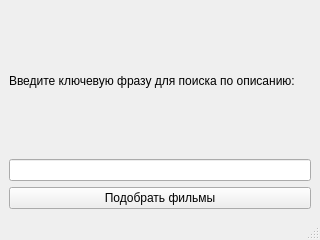
<?xml version="1.0" encoding="UTF-8"?>
<ui version="4.0">
 <class>MainWindow</class>
 <widget class="QMainWindow" name="MainWindow">
  <property name="geometry">
   <rect>
    <x>0</x>
    <y>0</y>
    <width>320</width>
    <height>240</height>
   </rect>
  </property>
  <property name="windowTitle">
   <string>Выбор по описанию</string>
  </property>
  <widget class="QWidget" name="centralwidget">
   <layout class="QVBoxLayout" name="verticalLayout">
    <item>
     <widget class="QLabel" name="label">
      <property name="text">
       <string>Введите ключевую фразу для поиска по описанию:</string>
      </property>
     </widget>
    </item>
    <item>
     <widget class="QLineEdit" name="decsript"/>
    </item>
    <item>
     <widget class="QPushButton" name="pushButton">
      <property name="text">
       <string>Подобрать фильмы</string>
      </property>
     </widget>
    </item>
   </layout>
  </widget>
  <widget class="QMenuBar" name="menubar">
   <property name="geometry">
    <rect>
     <x>0</x>
     <y>0</y>
     <width>320</width>
     <height>22</height>
    </rect>
   </property>
  </widget>
  <widget class="QStatusBar" name="statusbar"/>
 </widget>
 <resources/>
 <connections/>
</ui>
